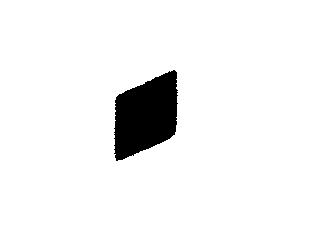
%> input picture Laboratories/Lab 6/Data/datasetImages/rho_build(1).jpg, 320 x 240 px
$ octave Lab6_task1.m   (GNU Octave 9; MATLAB toolbox functions it lacks are replaced by stand-ins)
%> lines starting %> are read from the running program, lines starting %| are printed output that depends on the picture; in (x1, y1, x2, y2) boxes, pixels count from 0 and x2, y2 are one past the last pixel; in counts of white or black regions, pixels touching at a corner belong together; the program's own positions count from 1
% % % % % % % % % % % % % % % % % % % % % % % % % % % % % % % % % % % % % %
% Instituto Superior Tecnico
% Computational Vision - Lab 6 - Task 1
%
% Authors:
% David Marafuz Gaspar - 106541
% Pedro Gaspar Mónico - 106626
% % % % % % % % % % % % % % % % % % % % % % % % % % % % % % % % % % % % % %

%% Step 1: Load an image from the dataset
img = imread('./Data/datasetImages/rho_build(1).jpg');
%> img is the input picture: size 240x320 uint8; min 0, max 255, mean 241.3

%% Step 2: Convert to grayscale if the image is RGB
if size(img, 3) == 3
    img_gray = rgb2gray(img);
else
    img_gray = img;
end

%% Step 3: Binarize the image using thresholding
% Ensures a true binary image
threshold = graythresh(img_gray);
%> threshold = 0.506
img_binary = imbinarize(img_gray, threshold);
%> img_binary: size 240x320 logical; 94.7% white; 1 black region, box (x1, y1, x2, y2) and area: (114, 70, 178, 161) 4108

%% Step 4: Complement the binary image
% Convention: white pixels = shape of interest (foreground)
img_comp = imcomplement(img_binary);
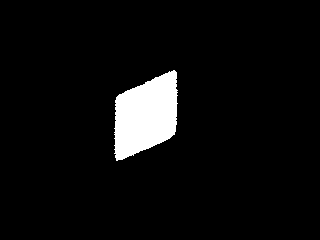
%> img_comp: size 240x320 logical; 5.3% white; 1 white region

figure;
subplot(1,3,1); imshow(img_gray);  title('Grayscale Image');
subplot(1,3,2); imshow(img_binary); title('Binarized Image');
subplot(1,3,3); imshow(img_comp);   title('Complemented Image');

%% Step 5: Extract region properties using regionprops
% Extract key geometric descriptors
stats = regionprops(img_comp, ...
    'Area', ...          % Number of pixels in the region
    'Centroid', ...      % [x, y] coordinates of the centroid
    'BoundingBox', ...   % Smallest rectangle enclosing the region [x y w h]
    'Solidity');        % Area / ConvexArea (compactness measure)
%> stats = 1 region; box (x1, y1, x2, y2), Area, Centroid and Solidity: (114, 70, 178, 161) 4108 [146.5 116.3] 0.961

%% Step 6: Select the largest region (the shape itself)
if numel(stats) > 1
    areas = [stats.Area];
    [~, idx] = max(areas);
    stats = stats(idx);
end

%% Step 7: Display results
figure;
imshow(img_comp); hold on;
title('Region Properties: Shape Analysis');

% Draw bounding box
bb = stats.BoundingBox;
%> bb = [114.5 70.5 64 91]
rectangle('Position', bb, 'EdgeColor', 'r', 'LineWidth', 2);

% Mark centroid
cx = stats.Centroid(1);
%> cx = 146.5
cy = stats.Centroid(2);
%> cy = 116.3
plot(cx, cy, 'g+', 'MarkerSize', 15, 'LineWidth', 2);

% Annotate with area
text(bb(1), bb(2) - 10, ...
    sprintf('Area: %.0f px', stats.Area), ...
    'Color', 'yellow', 'FontSize', 12, 'FontWeight', 'bold');

text(bb(1), bb(2) - 25, ...
    sprintf('Centroid: (%.1f, %.1f)', cx, cy), ...
    'Color', 'cyan', 'FontSize', 10);
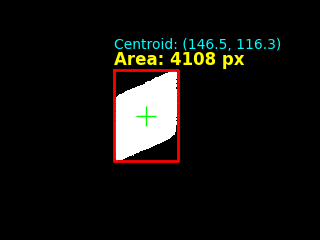
%> figure redrawn from the program's plot data; its title reads 'Region Properties: Shape Analysis'

hold off;

%% Step 8: Print all extracted properties to the console
fprintf('Region Properties\n');
fprintf('Area            : %.0f pixels\n',    stats.Area);
%| Area            : 4108 pixels
fprintf('Centroid        : (%.2f, %.2f)\n',   stats.Centroid(1), stats.Centroid(2));
%| Centroid        : (146.47, 116.26)
fprintf('Solidity        : %.4f\n',           stats.Solidity);
%| Solidity        : 0.9607

%% Step 9: Loop over multiple images in the dataset (optional)
% Useful to batch-process all shapes in your dataset folder

image_files = dir('*.png');  % Adjust extension as needed

for i = 1:length(image_files)
    img_i = imread(image_files(i).name);

    if size(img_i, 3) == 3
        img_i = rgb2gray(img_i);
    end

    thr   = graythresh(img_i);
    bin_i = imbinarize(img_i, thr);
    cmp_i = imcomplement(bin_i);

    s = regionprops(cmp_i, 'Area', 'Centroid', 'BoundingBox', 'Solidity');

    if isempty(s), continue; end

    % Keep largest region
    [~, idx] = max([s.Area]);
    s = s(idx);

    fprintf('\nImage: %s\n', image_files(i).name);
    fprintf('  Area         = %.0f px\n', s.Area);
    fprintf('  Centroid     = (%.1f, %.1f)\n', s.Centroid(1), s.Centroid(2));
    fprintf('  Eccentricity = %.4f\n', s.Eccentricity);
    fprintf('  Solidity     = %.4f\n', s.Solidity);
end

$ run again, with Laboratories/Lab 6/Data/datasetImages/tri_build(1).jpg copied over Laboratories/Lab 6/Data/datasetImages/rho_build(1).jpg
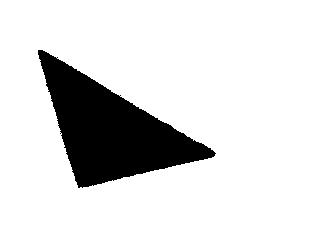
%> input picture Laboratories/Lab 6/Data/datasetImages/tri_build(1).jpg, 320 x 240 px
%> img is the input picture: size 240x320 uint8; min 0, max 255, mean 219
%> threshold = 0.496
%> img_binary: size 240x320 logical; 85.9% white; 1 black region, box (x1, y1, x2, y2) and area: (38, 50, 216, 188) 10852
%> `img_comp = imcomplement(img_binary);`:
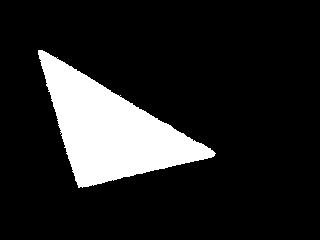
%> img_comp: size 240x320 logical; 14.1% white; 1 white region
%> stats = 1 region; box (x1, y1, x2, y2), Area, Centroid and Solidity: (38, 50, 216, 188) 10852 [111.6 130.5] 0.953
%> bb = [38.5 50.5 178 138]
%> cx = 111.6
%> cy = 130.5
%> `text(bb(1), bb(2) - 25, sprintf('Centroid: (%.1f, %.1f)', cx, cy), 'Co..`:
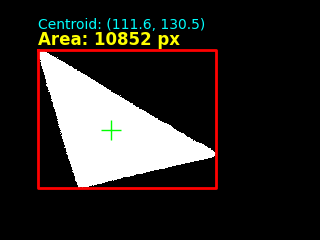
%> figure redrawn from the program's plot data; its title reads 'Region Properties: Shape Analysis'
%| Area            : 10852 pixels
%| Centroid        : (111.58, 130.49)
%| Solidity        : 0.9530

$ run again, with Laboratories/Lab 6/Data/datasetImages/tri_build(4).jpg copied over Laboratories/Lab 6/Data/datasetImages/rho_build(1).jpg
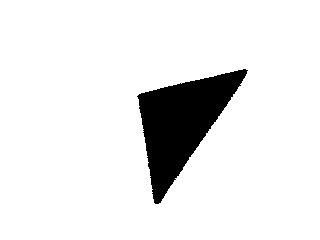
%> input picture Laboratories/Lab 6/Data/datasetImages/tri_build(4).jpg, 320 x 240 px
%> img is the input picture: size 240x320 uint8; min 0, max 255, mean 232.4
%> threshold = 0.5
%> img_binary: size 240x320 logical; 91.2% white; 1 black region, box (x1, y1, x2, y2) and area: (137, 69, 248, 204) 6794
%> `img_comp = imcomplement(img_binary);`:
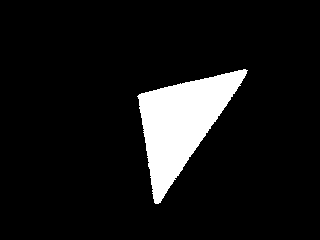
%> img_comp: size 240x320 logical; 8.8% white; 1 white region
%> stats = 1 region; box (x1, y1, x2, y2), Area, Centroid and Solidity: (137, 69, 248, 204) 6794 [182.1 123.9] 0.954
%> bb = [137.5 69.5 111 135]
%> cx = 182.1
%> cy = 123.9
%> `text(bb(1), bb(2) - 25, sprintf('Centroid: (%.1f, %.1f)', cx, cy), 'Co..`:
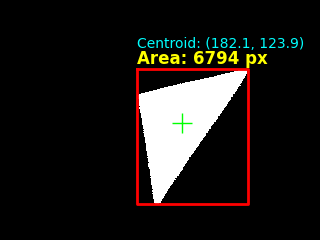
%> figure redrawn from the program's plot data; its title reads 'Region Properties: Shape Analysis'
%| Area            : 6794 pixels
%| Centroid        : (182.12, 123.87)
%| Solidity        : 0.9538
